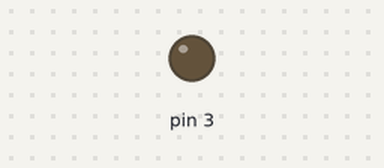
Bench run of a sketch on a simulated Arduino Uno, built with avr-gcc and run on an emulated ATmega328P. Parts: output pins drawn as LEDs (lit = HIGH).

Above: at 1.1 s.
At 2.28 s:
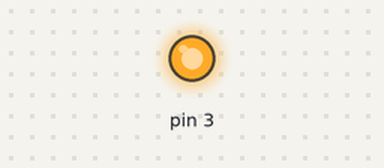
Timing chart, 0 to 7.1 s (numbered marks = the images above):
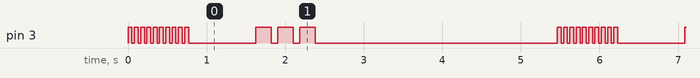

The sketch:

arduino9.2.ino
```cpp
void blink(int PIN, int lightingTime, int intervalTime, int blinkCount);

void setup() {
    pinMode(3, OUTPUT);

    digitalWrite(3, LOW);
}

void loop() {
    blink(3,50,30,10);
    blink(3,5,50,15);
    blink(3,199,80,3);
    delay(3000);
}

void blink(int PIN, int lightingTime, int intervalTime, int blinkCount)
{
    for(int i = 0; i < blinkCount; i++)
    {
        digitalWrite(PIN, HIGH);
        delay(lightingTime);
        digitalWrite(PIN,LOW);
        delay(intervalTime);
    }
}
```

Measured:
- by itself, pin 3: moves between LOW and HIGH, repeating every 5.5 s
- by itself, everything shown: repeats every 5.5 s, in 14 steps
